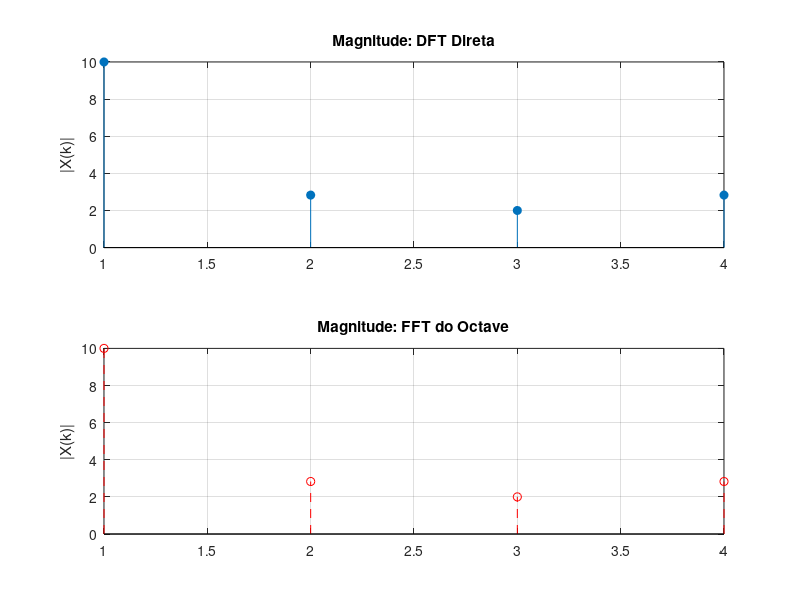

Write the MATLAB code that produced this figure.
x_curto = [1 2 3 4]; N_c = length(x_curto);
% DFT Direta
X_direta = zeros(1, N_c);
for k = 0:N_c-1
    for n_idx = 0:N_c-1
        X_direta(k+1) = X_direta(k+1) + x_curto(n_idx+1)*exp(-j*2*pi*k*n_idx/N_c);
    end
end
X_fft = fft(x_curto);
disp(X_direta); disp(X_fft); % Comparação de valores

subplot(2,1,1);
stem(abs(X_direta), 'filled'); title('Magnitude: DFT Direta');
ylabel('|X(k)|'); grid on;

subplot(2,1,2);
stem(abs(X_fft), 'r--o'); title('Magnitude: FFT do Octave');
ylabel('|X(k)|'); grid on;

% Salva o gráfico para a sua pasta de resultados
print('-dpng', '../../resultados/parte_3/q06_comparacao_dft_fft.png');
